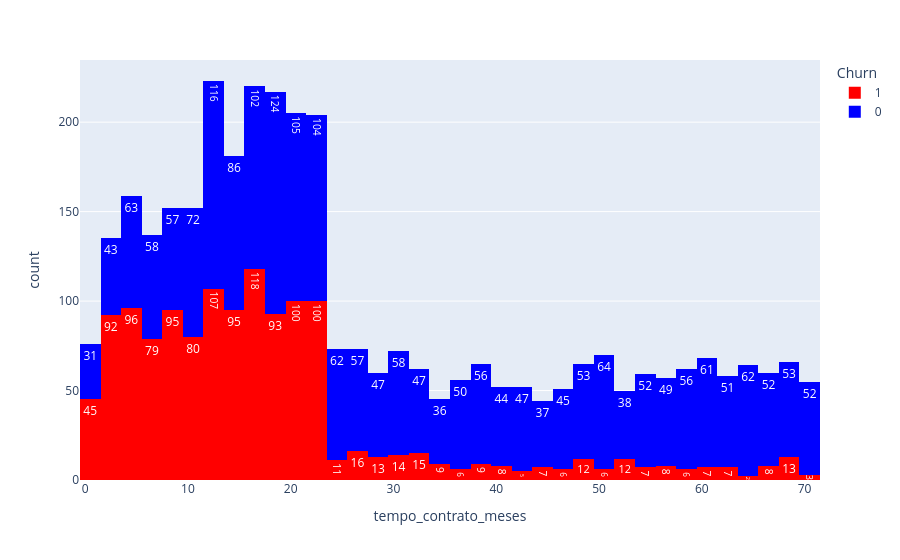
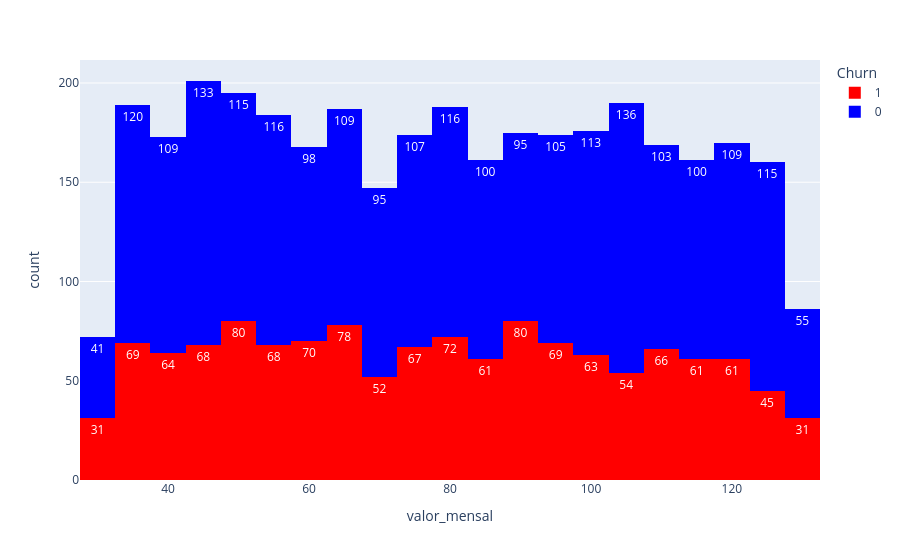
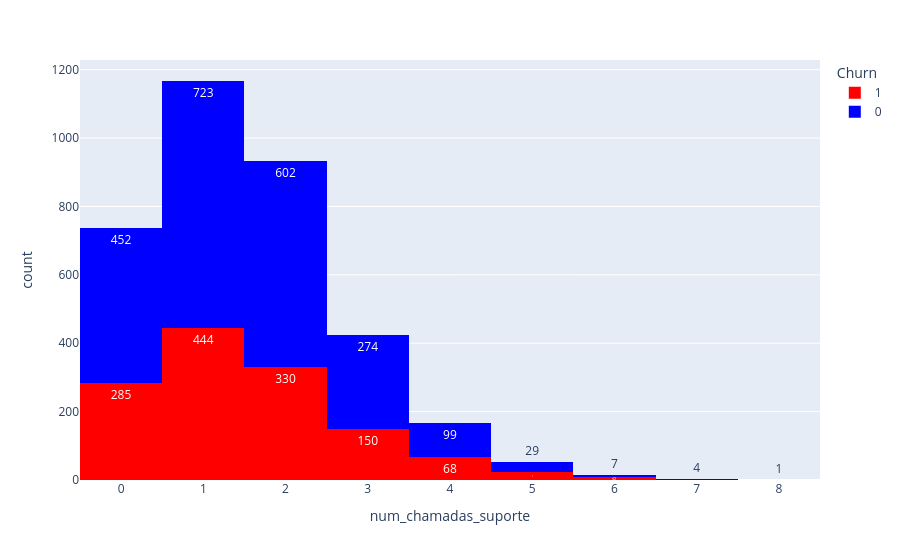
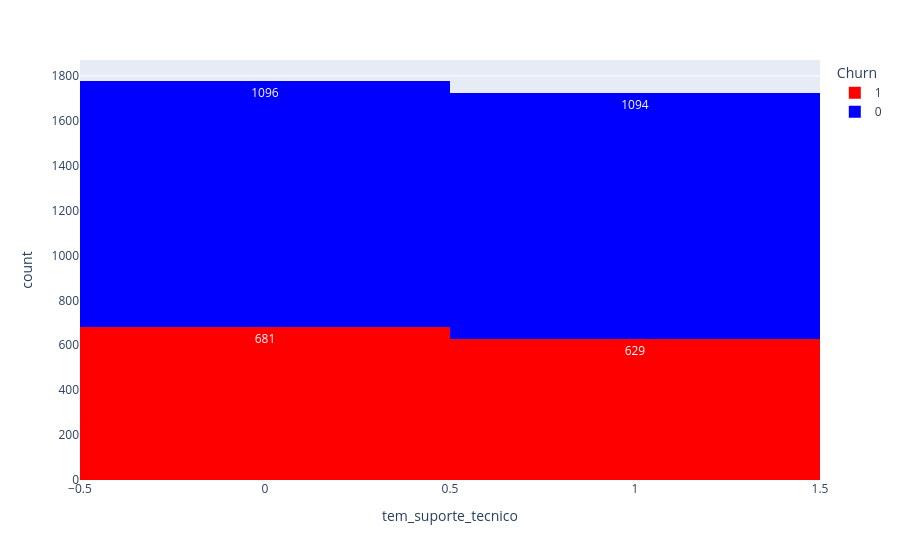

The cell these charts' notebook holds for them, in order:
### Code cell
# Analise Detalhada
import plotly.express as px

for coluna in df_churn_numerico.columns:
    grafico = px.histogram(df_churn_numerico,x=coluna,color="Churn",text_auto=True,color_discrete_sequence=["red", "blue"])
    grafico.show()

### Figure 1 — Plotly figure (JSON) as saved in the notebook; plotly's stock layout.template omitted (floating-point values rounded to 4 significant figures; data arrays with more than 128 entries replaced by an {"elided": "..."} marker saying what was removed)
{"data": [{"bingroup": "x", "hovertemplate": "Churn=1<br>tempo_contrato_meses=%{x}<br>count=%{y}<extra></extra>", "legendgroup": "1", "marker": {"color": "red", "pattern": {"shape": ""}}, "name": "1", "orientation": "v", "showlegend": true, "texttemplate": "%{value}", "type": "histogram", "x": {"elided": "1310 int values"}, "xaxis": "x", "yaxis": "y"}, {"bingroup": "x", "hovertemplate": "Churn=0<br>tempo_contrato_meses=%{x}<br>count=%{y}<extra></extra>", "legendgroup": "0", "marker": {"color": "blue", "pattern": {"shape": ""}}, "name": "0", "orientation": "v", "showlegend": true, "texttemplate": "%{value}", "type": "histogram", "x": {"elided": "2190 int values"}, "xaxis": "x", "yaxis": "y"}], "layout": {"barmode": "relative", "legend": {"title": {"text": "Churn"}, "tracegroupgap": 0}, "margin": {"t": 60}, "xaxis": {"anchor": "y", "domain": [0, 1], "title": {"text": "tempo_contrato_meses"}}, "yaxis": {"anchor": "x", "domain": [0, 1], "title": {"text": "count"}}}}

### Figure 2 — Plotly figure (JSON) as saved in the notebook; plotly's stock layout.template omitted (floating-point values rounded to 4 significant figures; data arrays with more than 128 entries replaced by an {"elided": "..."} marker saying what was removed)
{"data": [{"bingroup": "x", "hovertemplate": "Churn=1<br>valor_mensal=%{x}<br>count=%{y}<extra></extra>", "legendgroup": "1", "marker": {"color": "red", "pattern": {"shape": ""}}, "name": "1", "orientation": "v", "showlegend": true, "texttemplate": "%{value}", "type": "histogram", "x": {"elided": "1310 float values"}, "xaxis": "x", "yaxis": "y"}, {"bingroup": "x", "hovertemplate": "Churn=0<br>valor_mensal=%{x}<br>count=%{y}<extra></extra>", "legendgroup": "0", "marker": {"color": "blue", "pattern": {"shape": ""}}, "name": "0", "orientation": "v", "showlegend": true, "texttemplate": "%{value}", "type": "histogram", "x": {"elided": "2190 float values"}, "xaxis": "x", "yaxis": "y"}], "layout": {"barmode": "relative", "legend": {"title": {"text": "Churn"}, "tracegroupgap": 0}, "margin": {"t": 60}, "xaxis": {"anchor": "y", "domain": [0, 1], "title": {"text": "valor_mensal"}}, "yaxis": {"anchor": "x", "domain": [0, 1], "title": {"text": "count"}}}}

### Figure 3 — Plotly figure (JSON) as saved in the notebook; plotly's stock layout.template omitted (floating-point values rounded to 4 significant figures; data arrays with more than 128 entries replaced by an {"elided": "..."} marker saying what was removed)
{"data": [{"bingroup": "x", "hovertemplate": "Churn=1<br>num_chamadas_suporte=%{x}<br>count=%{y}<extra></extra>", "legendgroup": "1", "marker": {"color": "red", "pattern": {"shape": ""}}, "name": "1", "orientation": "v", "showlegend": true, "texttemplate": "%{value}", "type": "histogram", "x": {"elided": "1310 int values"}, "xaxis": "x", "yaxis": "y"}, {"bingroup": "x", "hovertemplate": "Churn=0<br>num_chamadas_suporte=%{x}<br>count=%{y}<extra></extra>", "legendgroup": "0", "marker": {"color": "blue", "pattern": {"shape": ""}}, "name": "0", "orientation": "v", "showlegend": true, "texttemplate": "%{value}", "type": "histogram", "x": {"elided": "2190 int values"}, "xaxis": "x", "yaxis": "y"}], "layout": {"barmode": "relative", "legend": {"title": {"text": "Churn"}, "tracegroupgap": 0}, "margin": {"t": 60}, "xaxis": {"anchor": "y", "domain": [0, 1], "title": {"text": "num_chamadas_suporte"}}, "yaxis": {"anchor": "x", "domain": [0, 1], "title": {"text": "count"}}}}

### Figure 4 — Plotly figure (JSON) as saved in the notebook; plotly's stock layout.template omitted (floating-point values rounded to 4 significant figures; data arrays with more than 128 entries replaced by an {"elided": "..."} marker saying what was removed)
{"data": [{"bingroup": "x", "hovertemplate": "Churn=1<br>tem_suporte_tecnico=%{x}<br>count=%{y}<extra></extra>", "legendgroup": "1", "marker": {"color": "red", "pattern": {"shape": ""}}, "name": "1", "orientation": "v", "showlegend": true, "texttemplate": "%{value}", "type": "histogram", "x": {"elided": "1310 int values"}, "xaxis": "x", "yaxis": "y"}, {"bingroup": "x", "hovertemplate": "Churn=0<br>tem_suporte_tecnico=%{x}<br>count=%{y}<extra></extra>", "legendgroup": "0", "marker": {"color": "blue", "pattern": {"shape": ""}}, "name": "0", "orientation": "v", "showlegend": true, "texttemplate": "%{value}", "type": "histogram", "x": {"elided": "2190 int values"}, "xaxis": "x", "yaxis": "y"}], "layout": {"barmode": "relative", "legend": {"title": {"text": "Churn"}, "tracegroupgap": 0}, "margin": {"t": 60}, "xaxis": {"anchor": "y", "domain": [0, 1], "title": {"text": "tem_suporte_tecnico"}}, "yaxis": {"anchor": "x", "domain": [0, 1], "title": {"text": "count"}}}}
